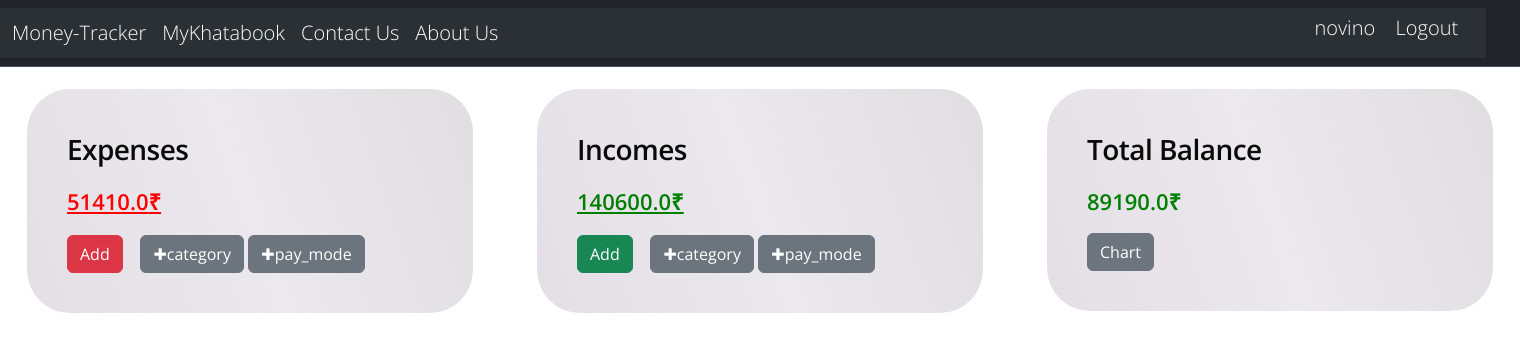
The page /results/ (signed in) on the database its author committed.
### main/models.py (models this page shows, shortened)
class Account_details(models.Model):
    user = models.ForeignKey(User, on_delete=models.CASCADE)
    Account_holder = models.CharField(max_length=100)
    profile_pic = models.ImageField(upload_to='users_pic')
    account_number = models.CharField(max_length=100)
    current_balance=models.FloatField(default=0)
    expenses=models.FloatField(default=0)
    incomes=models.FloatField(default=0)

### main/views.py (the view)
# urls.py: path('results/' , views.results ,name = 'results' ),
@login_required(login_url="/login/")
def results(request,year = datetime.now().year , month = datetime.now().strftime('%B')):
    str = ""
    dict3 = {}
    transitions = Transition.objects.filter(user  = request.user)[::-1]
    ttt = Transition.objects.filter(user = request.user , type = 'Expense')
    if ttt:
        if request.GET.get('search'):
            month_name =  request.GET.get('search')
            month_name = month_name.capitalize()  # Ensure the input is in title case
            l = list(calendar.month_name).index(month_name)
            print ("---------------------=====================",l)
            transitions = transitions.filter(Transition_date__month__icontains = l)
        elif len(transitions)==0:
            messages.info(request, "you have no expenses in this month")
            return redirect('/results/')
    account_details = Account_details.objects.get(user=request.user)
    exp_total = account_details.expenses
    inc_total  =  account_details.incomes
    total = account_details.current_balance
    transition = Transition.objects.filter(user = request.user)
    user_category = Ecategory.objects.filter(user = request.user)
    str = ""
    v = 0
    dict = {}
    for i in user_category:
        for tr in transition:
            if i.category == tr.category:
               i.val   += float(tr.amount)
        v = i.val
        str  = i.category
        if str in dict:
            dict.update(v)
        else:
            dict[str] = v
    print(dict)
    for key in list(dict.keys()):
      if dict[key] == 0.0:
         del dict[key]
    print(dict)
    lab = list(dict.keys())
    siz = list(dict.values())
    print(lab)
    print(siz)
    fig1, ax1 = plt.subplots()
    plt.title("Total Expences Ratio")
    plt.switch_backend('agg')
    ax1.pie(siz, labels=lab, autopct='%1.1f%%',radius=1.5 , startangle=90,shadow=True,wedgeprops={'linewidth':1})
    ax1.pie([0.2],colors='w')
    ax1.axis('equal')  # Equal aspect ratio ensures that pie is drawn as a circle.
    plt.savefig('main/static/total.png',dpi = 100)
    context = {}
    repeat_demo  = Transition.objects.filter(user = request.user,type = "Expense")
    demo_dict = {}
    list_demo = []
    for tr in repeat_demo:
            str = tr.category
            amt = tr.amount
            if str in demo_dict:
               common_values = [demo_dict[str][0]+float(amt),demo_dict[str][1]+1]
               demo_dict[str] = common_values
            else:
                 common_values = [float(amt) , 1]
                 demo_dict[str] = common_values
    sorted_list2 = sorted(demo_dict.items(), key = lambda x:x[1], reverse = True)
    print("-------------------system-----------",sorted_list2)
    for l in sorted_list2:
         print("-------------demo------------------",l[0],"------------" , l[1][0],"-----------"  , l[1][1])
    Icat = Icategory.objects.all()
    Ecat = Ecategory.objects.all()
    pm =  Payment_mode.objects.all()
    context = {
            'Icat':Icat,
            'Ecat':Ecat,
            'pm':pm,
            'exp_total':exp_total ,'inc_total':inc_total , 'total':total  , 'transitions':transitions,'sorted_list':sorted_list2,
    }
    print("---------------------------->",total)
    return render(request,"results.html", context)

### main/templates/results.html (shortened to what this page needs)
{% extends 'base.html' %}
{% load static %}
{% block body %}
<body>
    <div class="container">
        <div class="gradient-cards">
          <div class="card">
            <div class="container2-card bg-green-box">
              <p class="card-title" >  Expenses</p>   <a href = "/all_expenses/" <p class="card-description"  style="color:red;  font-size:22px;"> {{exp_total}}<span>&#8377;</span></p></a>
              <button type="button" class="btn btn-danger" data-bs-toggle="modal" data-bs-target="#exampleModal">
                Add
              </button> &nbsp;&nbsp;
              <button type="button" class="btn btn-secondary" data-bs-toggle="modal" data-bs-target="#exampleModal5">
                <span>&#10010;category</span>
              </button>
              <button type="button" class="btn btn-secondary"data-bs-toggle="modal" data-bs-target="#exampleModal7">
                <span>&#10010;pay_mode</span>
              </button>&nbsp;&nbsp;
            </div>
          </div>
          <div class="card">
            <div class="container2-card bg-white-box">
              <p class="card-title"> Incomes &nbsp;  </p><a href = "/all_incomes/"  <p class="card-description" style="color:green;  font-size:22px;">{{inc_total}}<span>&#8377;</span></p></a>
               <button type="button" class="btn btn-success" data-bs-toggle="modal" data-bs-target="#exampleModal3">
                Add
              </button> &nbsp;&nbsp;
              <button type="button"   class="btn btn-secondary" data-bs-toggle="modal" data-bs-target="#exampleModal6">
                <span>&#10010;category</span>
              </button>
              <button type="button"   class="btn btn-secondary" data-bs-toggle="modal" data-bs-target="#exampleModal7">
                <span>&#10010;pay_mode</span>
              </button>&nbsp;&nbsp;
            </div>
          </div>
          {% if total > 0 %}
          <div class="card">
            <div class="container2-card bg-yellow-box">
              <p class="card-title">Total Balance</p>
              <p class="card-description" style="color:green;  font-size:22px;">{{total}}<span>&#8377;</span> </p>
              <a href = "/histogram/" ><button type="button"   class="btn btn-secondary"  > Chart </button></a>
            </div>
          </div>
          {% endif %}
      </div>
</body>
  {% endblock %}

### main/templates/navbaar.html (shortened to what this page needs)
<!DOCTYPE html>
<html lang="en">
<head>
</head>
<body>
 <nav class="navbar bg-dark border-bottom border-body" data-bs-theme="dark" gap = 1em; style = "position:sticky top:0 ">
   <nav class="navbar navbar-expand-lg bg-body-tertiary">
      <div class="container-fluid">
        <a class="navbar-brand" href="/">Money-Tracker</a>
        <div class="collapse navbar-collapse" id="navbarNavAltMarkup">
          <div class="navbar-nav">
            {% if request.user.is_authenticated %}
            <a class="navbar-brand" href="/mykhatabook/"> MyKhatabook</a>
            <a class="navbar-brand" href="/contact_Us/"> Contact Us</a>
            <a class="navbar-brand" href="#"> About Us</a>
            <div style = "margin-left:800px;" >
              <a class="navbar-brand" href="/profile/" >{{request.user}}</a>
            <a class="navbar-brand" href="/logout/"  onclick = "return myFunction()"   >Logout</a>
            </div>
            {% endif %}
          </div>
        </div>
      </div>
    </nav>
  </nav></body>
</html>

### main/templates/base.html (style rules this page uses)
* { box-sizing: border-box; }
body { font-family: Arial; font-size: 17px; display: block; }
.container { position: relative; max-width: max-content; margin: 0 auto; }
body { font-family: 'Open Sans', sans-serif; font-weight: 300; line-height: 1.42em; color:#000000; background-color:rgb(255, 255, 255); }
.container { text-align: left; width: 1100px; margin-right: auto; margin-left: auto; display: table; table-layout: auto; padding: 0 0 4em 0; }
body { background-color: rgb(255, 255, 255); }
.card { width: 450px; border: 0; margin-inline: auto; }
.bg-green-box, .bg-white-box, .bg-yellow-box, .bg-blue-box { position: relative; }
.bg-green-box::after, .bg-white-box::after, .bg-yellow-box::after, .bg-blue-box::after { position: absolute; top: -1px; bottom: -1px; left: -1px; right: -1px; content: ""; z-index: -1; border-radius: 45px; }
.card-title { font-weight: 600; color: rgb(10, 10, 10); letter-spacing: -0.02em; line-height: 40px; font-style: normal; font-size: 28px; padding-bottom: 8px; }
.card-description { font-weight: 600; line-height: 32px; color: hsla(0, 0%, 4%, 0.5); font-size: 16px; max-width: 470px; }

### rows shown on the page
Account_details: expenses "51410.0", incomes "140600.0", current_balance "89190.0"

### other values the page prints
{{ request.user }} "novino"
